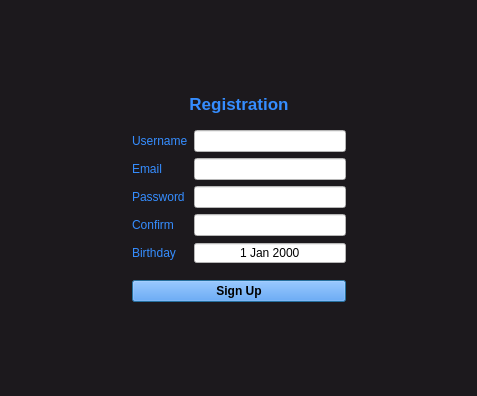
<?xml version="1.0" encoding="UTF-8"?>
<ui version="4.0">
 <class>sign_up</class>
 <widget class="QDialog" name="sign_up">
  <property name="geometry">
   <rect>
    <x>0</x>
    <y>0</y>
    <width>477</width>
    <height>396</height>
   </rect>
  </property>
  <property name="windowTitle">
   <string>Dialog</string>
  </property>
  <property name="styleSheet">
   <string notr="true">background-color: rgb(23, 24, 29);
background-color: rgb(28, 25, 29);</string>
  </property>
  <layout class="QGridLayout" name="gridLayout">
   <item row="1" column="1">
    <layout class="QVBoxLayout" name="verticalLayout">
     <item>
      <widget class="QLabel" name="registrationLbl">
       <property name="font">
        <font>
         <pointsize>13</pointsize>
         <bold>true</bold>
        </font>
       </property>
       <property name="styleSheet">
        <string notr="true">Color: rgb(53, 141, 255);</string>
       </property>
       <property name="text">
        <string>Registration</string>
       </property>
       <property name="alignment">
        <set>Qt::AlignmentFlag::AlignCenter</set>
       </property>
      </widget>
     </item>
     <item>
      <spacer name="verticalSpacer">
       <property name="orientation">
        <enum>Qt::Orientation::Vertical</enum>
       </property>
       <property name="sizeType">
        <enum>QSizePolicy::Policy::Maximum</enum>
       </property>
       <property name="sizeHint" stdset="0">
        <size>
         <width>20</width>
         <height>10</height>
        </size>
       </property>
      </spacer>
     </item>
     <item>
      <layout class="QHBoxLayout" name="horizontalLayout">
       <item>
        <widget class="QLabel" name="usernameLbl">
         <property name="styleSheet">
          <string notr="true">Color: rgb(53, 141, 255);</string>
         </property>
         <property name="text">
          <string>Username</string>
         </property>
        </widget>
       </item>
       <item>
        <widget class="QLineEdit" name="usernameLine">
         <property name="sizePolicy">
          <sizepolicy hsizetype="Minimum" vsizetype="Fixed">
           <horstretch>0</horstretch>
           <verstretch>0</verstretch>
          </sizepolicy>
         </property>
         <property name="minimumSize">
          <size>
           <width>152</width>
           <height>0</height>
          </size>
         </property>
         <property name="styleSheet">
          <string notr="true">background-color: rgb(255, 255, 255);
color: rgb(0, 0, 0);</string>
         </property>
        </widget>
       </item>
      </layout>
     </item>
     <item>
      <layout class="QHBoxLayout" name="horizontalLayout_2">
       <item>
        <widget class="QLabel" name="emailLbl">
         <property name="styleSheet">
          <string notr="true">Color: rgb(53, 141, 255);</string>
         </property>
         <property name="text">
          <string>Email</string>
         </property>
        </widget>
       </item>
       <item>
        <widget class="QLineEdit" name="emailLine">
         <property name="sizePolicy">
          <sizepolicy hsizetype="Minimum" vsizetype="Fixed">
           <horstretch>0</horstretch>
           <verstretch>0</verstretch>
          </sizepolicy>
         </property>
         <property name="minimumSize">
          <size>
           <width>152</width>
           <height>0</height>
          </size>
         </property>
         <property name="styleSheet">
          <string notr="true">background-color: rgb(255, 255, 255);
color: rgb(0, 0, 0);</string>
         </property>
        </widget>
       </item>
      </layout>
     </item>
     <item>
      <layout class="QHBoxLayout" name="horizontalLayout_3">
       <item>
        <widget class="QLabel" name="passwordLbl">
         <property name="styleSheet">
          <string notr="true">Color: rgb(53, 141, 255);</string>
         </property>
         <property name="text">
          <string>Password</string>
         </property>
        </widget>
       </item>
       <item>
        <widget class="QLineEdit" name="passwordLine">
         <property name="sizePolicy">
          <sizepolicy hsizetype="Minimum" vsizetype="Fixed">
           <horstretch>0</horstretch>
           <verstretch>0</verstretch>
          </sizepolicy>
         </property>
         <property name="minimumSize">
          <size>
           <width>152</width>
           <height>0</height>
          </size>
         </property>
         <property name="styleSheet">
          <string notr="true">background-color: rgb(255, 255, 255);
color: rgb(0, 0, 0);</string>
         </property>
        </widget>
       </item>
      </layout>
     </item>
     <item>
      <layout class="QHBoxLayout" name="horizontalLayout_4">
       <item>
        <widget class="QLabel" name="confirmLbl">
         <property name="styleSheet">
          <string notr="true">Color: rgb(53, 141, 255);</string>
         </property>
         <property name="text">
          <string>Confirm</string>
         </property>
        </widget>
       </item>
       <item>
        <widget class="QLineEdit" name="confirmLine">
         <property name="sizePolicy">
          <sizepolicy hsizetype="Minimum" vsizetype="Fixed">
           <horstretch>0</horstretch>
           <verstretch>0</verstretch>
          </sizepolicy>
         </property>
         <property name="minimumSize">
          <size>
           <width>152</width>
           <height>0</height>
          </size>
         </property>
         <property name="styleSheet">
          <string notr="true">background-color: rgb(255, 255, 255);
color: rgb(0, 0, 0);</string>
         </property>
        </widget>
       </item>
      </layout>
     </item>
     <item>
      <layout class="QHBoxLayout" name="horizontalLayout_5">
       <item>
        <widget class="QLabel" name="birthdayLbl">
         <property name="styleSheet">
          <string notr="true">Color: rgb(53, 141, 255);</string>
         </property>
         <property name="text">
          <string>Birthday</string>
         </property>
        </widget>
       </item>
       <item>
        <widget class="QDateEdit" name="birthdayLine">
         <property name="minimumSize">
          <size>
           <width>152</width>
           <height>0</height>
          </size>
         </property>
         <property name="styleSheet">
          <string notr="true">background-color: rgb(255, 255, 255);
color: rgb(0, 0, 0);</string>
         </property>
         <property name="alignment">
          <set>Qt::AlignmentFlag::AlignCenter</set>
         </property>
         <property name="buttonSymbols">
          <enum>QAbstractSpinBox::ButtonSymbols::NoButtons</enum>
         </property>
        </widget>
       </item>
      </layout>
     </item>
     <item>
      <spacer name="verticalSpacer_2">
       <property name="orientation">
        <enum>Qt::Orientation::Vertical</enum>
       </property>
       <property name="sizeType">
        <enum>QSizePolicy::Policy::Maximum</enum>
       </property>
       <property name="sizeHint" stdset="0">
        <size>
         <width>20</width>
         <height>10</height>
        </size>
       </property>
      </spacer>
     </item>
     <item>
      <widget class="QPushButton" name="signUpBtn">
       <property name="font">
        <font>
         <bold>true</bold>
        </font>
       </property>
       <property name="styleSheet">
        <string notr="true">QPushButton{
background-color: rgb(53, 141, 255);
color: rgb(0, 0, 0);
}

QPushButton:hover{
background-color: rgb(73, 155, 255);
}

QPushButton:pressed{
background-color: rgb(85, 175, 255);
}</string>
       </property>
       <property name="text">
        <string>Sign Up</string>
       </property>
      </widget>
     </item>
    </layout>
   </item>
   <item row="0" column="1">
    <spacer name="verticalSpacer_4">
     <property name="orientation">
      <enum>Qt::Orientation::Vertical</enum>
     </property>
     <property name="sizeHint" stdset="0">
      <size>
       <width>20</width>
       <height>40</height>
      </size>
     </property>
    </spacer>
   </item>
   <item row="2" column="1">
    <spacer name="verticalSpacer_3">
     <property name="orientation">
      <enum>Qt::Orientation::Vertical</enum>
     </property>
     <property name="sizeHint" stdset="0">
      <size>
       <width>20</width>
       <height>40</height>
      </size>
     </property>
    </spacer>
   </item>
   <item row="1" column="0">
    <spacer name="horizontalSpacer">
     <property name="orientation">
      <enum>Qt::Orientation::Horizontal</enum>
     </property>
     <property name="sizeHint" stdset="0">
      <size>
       <width>40</width>
       <height>20</height>
      </size>
     </property>
    </spacer>
   </item>
   <item row="1" column="2">
    <spacer name="horizontalSpacer_2">
     <property name="orientation">
      <enum>Qt::Orientation::Horizontal</enum>
     </property>
     <property name="sizeHint" stdset="0">
      <size>
       <width>40</width>
       <height>20</height>
      </size>
     </property>
    </spacer>
   </item>
  </layout>
 </widget>
 <resources/>
 <connections/>
</ui>
